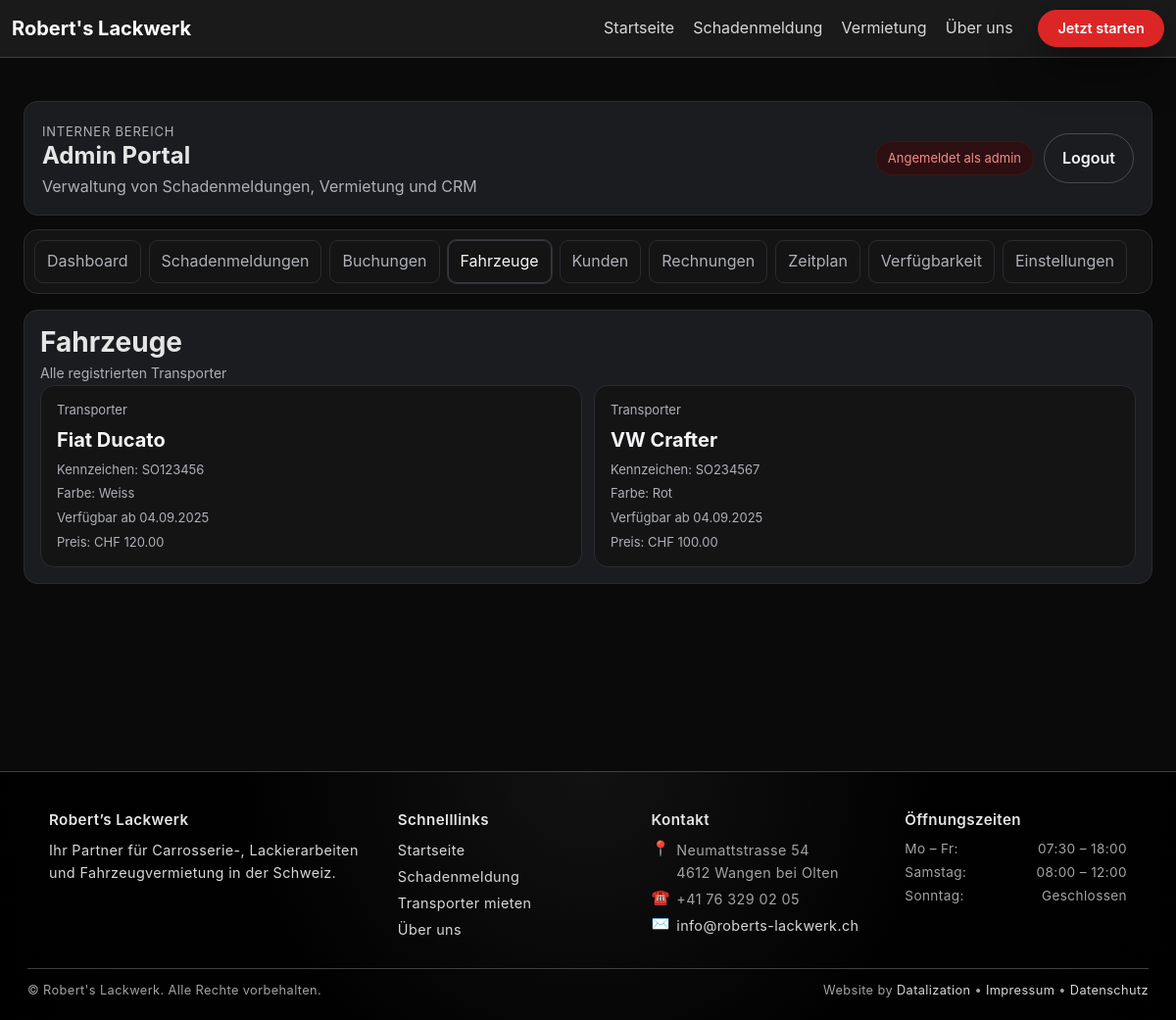
The app's page /intern/fahrzeuge/ (signed in), older data.
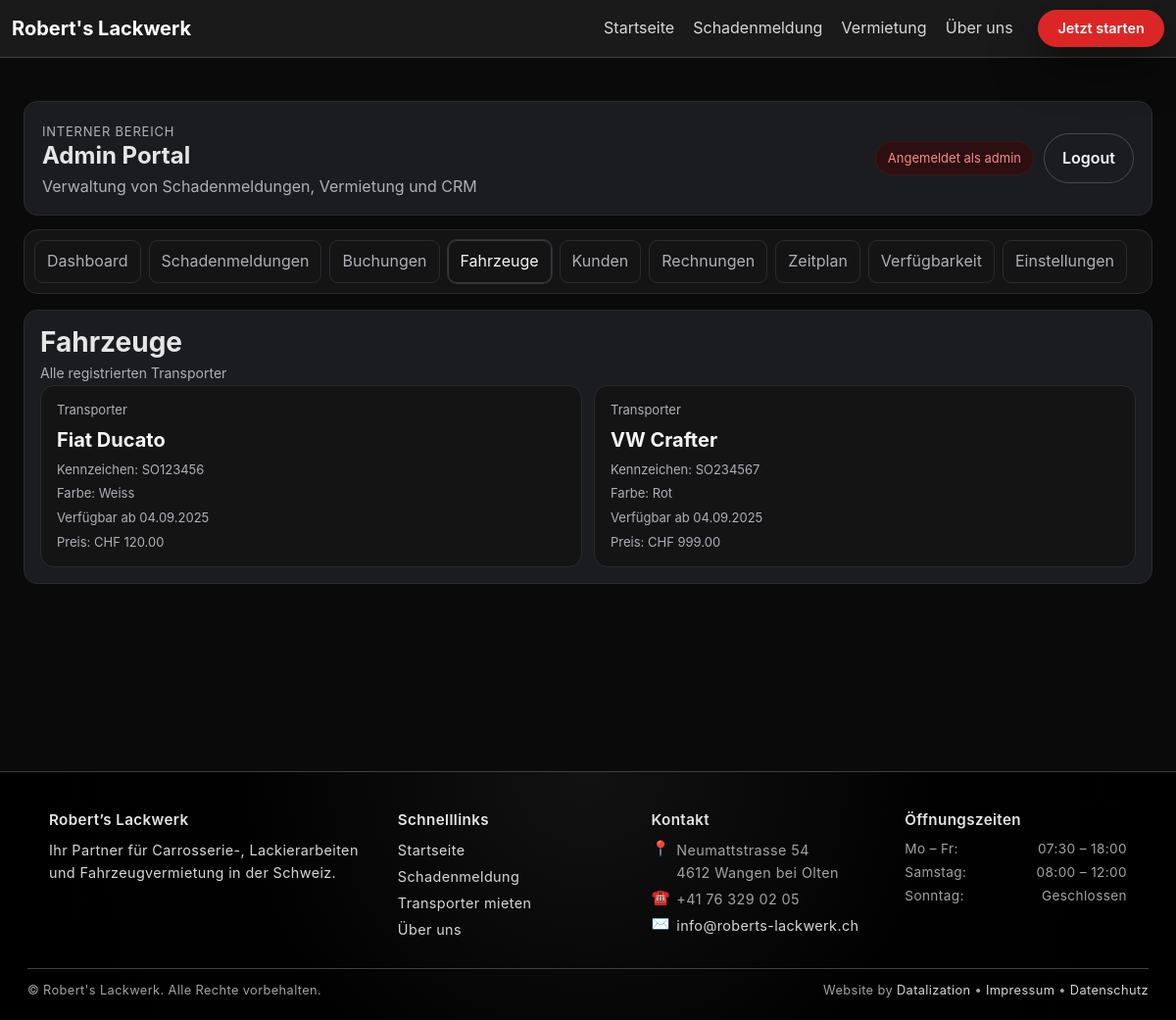
The same page, newer data.
### main/models.py (models this page shows, shortened)
class Transporter(models.Model):
    BUCHUNG_OPTIONEN = [
        ('vormittag', 'Vormittag'),
        ('nachmittag', 'Nachmittag'),
        ('ganztag', 'Ganztag'),
    ]
    name         = models.CharField(max_length=100)
    kennzeichen  = models.CharField(max_length=20, unique=True)
    farbe = models.CharField("Farbe", max_length=50, blank=True)
    preis_chf = models.DecimalField("Preis (CHF)", max_digits=7, decimal_places=2, default=0)
    verfuegbar_ab = models.DateField()
    bild = models.ImageField(
        upload_to="transporter_bilder/",
        blank=True,
        null=True,
        help_text="Bild des Transporters hochladen"
    )
    description = models.TextField(blank=True, default="")
    buchung = models.CharField(
        max_length=20,
        choices=BUCHUNG_OPTIONEN,
        blank=True,
        null=True,
        help_text="Verfügbare Buchungsoption"
    )

### adminportal/views.py (the view)
# urls.py: path("fahrzeuge/", views.vehicles, name="portal_vehicles"),
@login_required
@user_passes_test(_is_staff)
def vehicles(request):
    ctx = _base_context("vehicles")
    ctx["transporters"] = Transporter.objects.all().order_by("name")
    return render(request, "adminportal/vehicles.html", ctx)

### adminportal/views.py (called while the page is built)
def _is_staff(user):
    if not user.is_authenticated:
        return False
    if user.is_staff:
        return True
    return user.groups.filter(name__in=["admin", "manager", "employee"]).exists()

### adminportal/templates/adminportal/vehicles.html
{% extends "adminportal/base.html" %}
{% block portal_content %}
<section class="fig-admin__panel fig-admin__panel--wide">
  <header class="fig-admin__panel-header">
    <h3>Fahrzeuge</h3>
    <p class="fig-admin__panel-subtitle">Alle registrierten Transporter</p>
  </header>
  <div class="fig-admin__cards fig-admin__cards--grid">
    {% for transporter in transporters %}
      <article class="fig-admin__card fig-admin__card--tall">
        <p class="fig-admin__card-label">Transporter</p>
        <div class="fig-admin__card-value fig-admin__card-value--small">{{ transporter.name }}</div>
        <p class="fig-admin__card-meta">Kennzeichen: {{ transporter.kennzeichen }}</p>
        <p class="fig-admin__card-meta">Farbe: {{ transporter.farbe|default:"-" }}</p>
        <p class="fig-admin__card-meta">Verfügbar ab {{ transporter.verfuegbar_ab|date:"d.m.Y" }}</p>
        <p class="fig-admin__card-meta">Preis: CHF {{ transporter.preis_chf }}</p>
      </article>
    {% empty %}
      <p class="fig-empty">Keine Fahrzeuge hinterlegt.</p>
    {% endfor %}
  </div>
</section>
{% endblock %}

Row changes from the older to the newer data that the page shows:
changed Transporter "VW Crafter": preis_chf "100.00" → "999.00"
